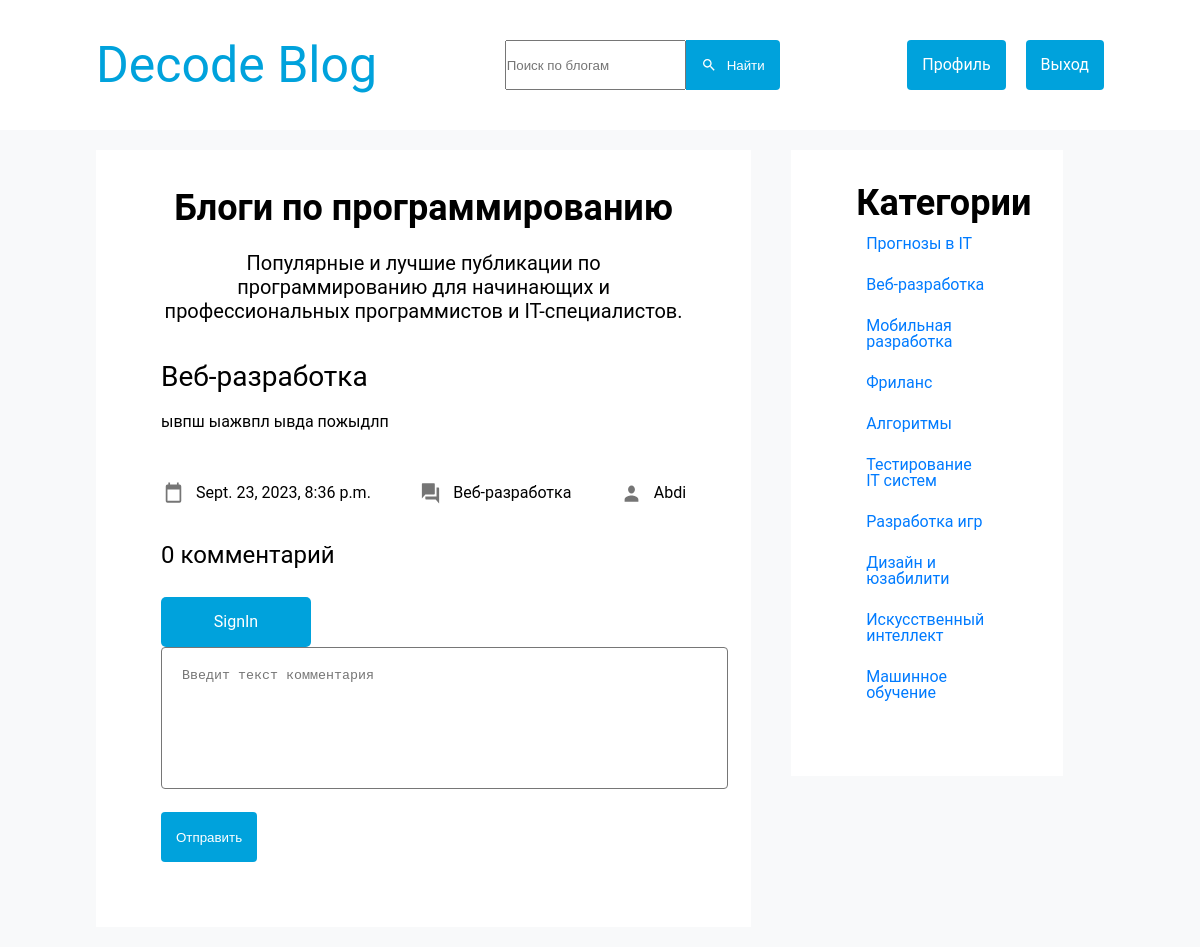
The app's page /decode_blog/commentview/2/, older data.
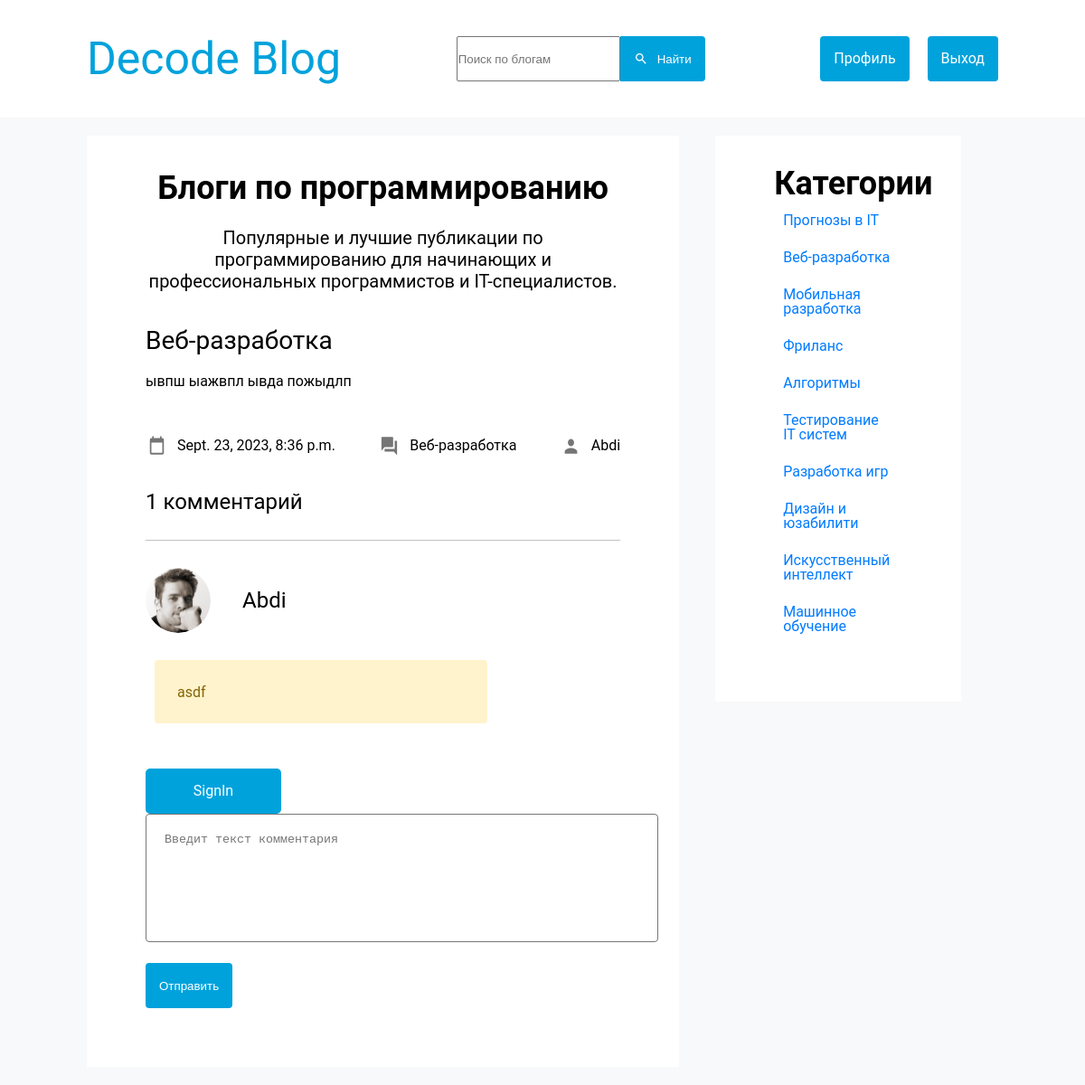
The same page, newer data.
### decode_blog/models.py (models this page shows)
class Comment(models.Model):
    user = models.ForeignKey(User, on_delete=models.CASCADE)
    text = models.TextField(max_length=2000)
    date = models.DateTimeField(default=datetime.datetime.today())
    blog = models.ForeignKey(NewBlog, on_delete=models.CASCADE, default=1)

### decode_blog/views.py (the view)
# urls.py: path('commentview/<int:blog_id>/', views.BlogDetail.as_view(), name='comments-blog'),
class BlogDetail(DetailView):
    model = NewBlog
    template_name = 'decode_blog/comment.html'
    pk_url_kwarg = 'blog_id'
    context_object_name = 'newblog'
    def get_context_data(self, **kwargs):
        context = super().get_context_data(**kwargs)
        context['title'] = 'Обзор блога'
        context['comments'] = Comment.objects.filter(blog_id=self.kwargs['blog_id'])
        context['categories'] = Category.objects.all()
        context['menu'] = menu
        return context

### decode_blog/models.py (called while the page is built)
    def __str__(self):
        return self.name

### decode_blog/templates/decode_blog/comment.html (shortened to what this page needs)
{% load static %}
<!DOCTYPE html>
<html lang="en">
<head>
  <link rel="stylesheet" href="{% static 'decode_blog/css/style.css' %}">
  <link rel="stylesheet" href="{% static 'decode_blog/css/comment.css' %}">
</head>
<body>
<header class="header container">
  {% for m in menu %}
      <div class="header-logo">
          <a href="{% url 'decode_blog:home' %}">{{ m.title }}</a>
      </div>
      {% endfor %}
  <div class="header-search">
    <input type="text" class="input-search" placeholder="Поиск по блогам">
    <button class="button button-search">
      <img src="{% static 'decode_blog/images/search.svg' %}" alt="">
      Найти
    </button>
  </div>
  <div>
    <div class="button-group">
      {% if request.user.is_authenticate %}
        <a href="{% url 'authe:signup' %}" class="button">Регистрация</a>
        <a href="{% url 'authe:signin' %}" class="button">Вход</a>
      {% else %}
          <a href="{% url 'authe:profile' %}" class="button">Профиль</a>
          <a href="{% url 'authe:signout' %}" class="button">Выход</a>
      {% endif %}
    </div>
  </div>
</header>
<section class="container page">
  <div class="page-content">
    <h2 class="page-title">Блоги по программированию</h2>
        <p class="page-desc">Популярные и лучшие публикации по программированию для начинающих
   и профессиональных программистов и IT-специалистов.</p>
    <div class="blogs">
      <div class="blog-item">
        <div class="blog-header">
          <h3>{{ newblog.name }}</h3>
        </div>
        <p class="blog-desc">
          {{ newblog.description }}
        </p>
          <div class="blog-info">
          <span class="link">
            <img src="{% static 'decode_blog/images/date.svg' %}" alt="">
            {{ newblog.date}}
          </span>
          <span class="link">
            <img src="{% static 'decode_blog/images/forums.svg' %}" alt="">
            {{ newblog.category }}
          </span>
          <a class="link">
            <img src="{% static 'decode_blog/images/person.svg' %}" alt="">
            {{ newblog.author }}
          </a>
        </div>
      </div>
    </div>
        <div class="comments">
            <h2>
                {{ comments.count }} комментарий
            </h2>
            {% for c in comments %}
            <div class="comment">
                <div class="comment-header">
                    <img src="{% static 'decode_blog/images/avatar.png' %}" alt="">
                    {{ c.user }}
                </div>
                <p class="comment-warning">
                {{ c.text }}
                </p>
            </div>
            {% endfor %}
            {% if request.user.is_authenticated %}
                      <a href="{% url 'decode_blog:cmadd' %}" id="button-com">Добавить комментарий</a>
                  {% else %}
                      <a href="{% url 'authe:signin' %}" id="button-com">SignIn</a>
                  {% endif %}
            <form class="comment-add" action="{% url 'decode_blog:testcomadd' %}" method="post">
                <textarea name="comment-text" class="comment-textarea" placeholder="Введит текст комментария"></textarea>
                <button type="submit" class="button">Отправить</button>
            </form>
        </div>
  </div>
<div class="page-info">
    <div class="page-header">
            <h2>Категории</h2>
        </div>
        <a href="" class="categories">Прогнозы в IT</a>
        <a href="" class="categories">Веб-разработка</a>
        <a href="" class="categories">Мобильная разработка</a>
        <a href="" class="categories">Фриланс</a>
        <a href="" class="categories">Алгоритмы</a>
        <a href="" class="categories">Тестирование IT систем</a>
        <a href="" class="categories">Разработка игр</a>
        <a href="" class="categories">Дизайн и юзабилити</a>
        <a href="" class="categories">Искусственный интеллект</a>
        <a href="" class="categories">Машинное обучение</a>
  </div>
</section>
</body>
</html>

Row changes from the older to the newer data that the page shows:
added Comment: user "Abdi", text "asdf"
Text that changed along with them:
{{ comments.count }}: "0" → "1"
